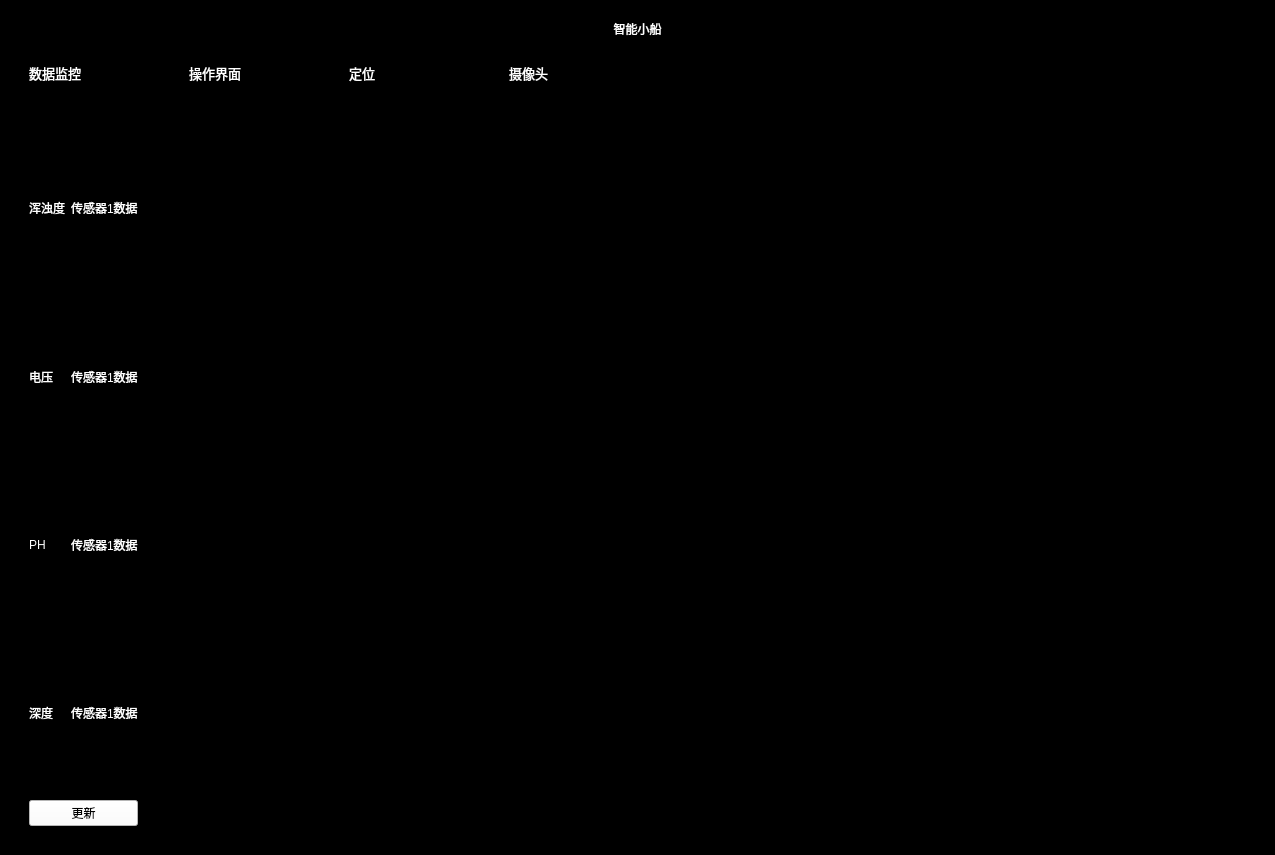
<?xml version="1.0" encoding="UTF-8"?>
<ui version="4.0">
 <class>Keyuan_Dream</class>
 <widget class="QWidget" name="Keyuan_Dream">
  <property name="geometry">
   <rect>
    <x>0</x>
    <y>0</y>
    <width>1275</width>
    <height>855</height>
   </rect>
  </property>
  <property name="windowTitle">
   <string>Form</string>
  </property>
  <property name="styleSheet">
   <string notr="true">background-color: rgb(0, 0, 0);</string>
  </property>
  <layout class="QGridLayout" name="gridLayout_3">
   <item row="0" column="0">
    <widget class="QWidget" name="widget" native="true">
     <property name="sizePolicy">
      <sizepolicy hsizetype="Expanding" vsizetype="Expanding">
       <horstretch>0</horstretch>
       <verstretch>1</verstretch>
      </sizepolicy>
     </property>
     <property name="styleSheet">
      <string notr="true">background-color: rgb(0, 0, 0);</string>
     </property>
     <layout class="QVBoxLayout" name="verticalLayout_2">
      <item>
       <layout class="QVBoxLayout" name="verticalLayout">
        <item>
         <widget class="QLabel" name="label">
          <property name="sizePolicy">
           <sizepolicy hsizetype="Expanding" vsizetype="Expanding">
            <horstretch>0</horstretch>
            <verstretch>0</verstretch>
           </sizepolicy>
          </property>
          <property name="styleSheet">
           <string notr="true">color: rgb(255, 255, 255);</string>
          </property>
          <property name="text">
           <string>智能小船</string>
          </property>
          <property name="alignment">
           <set>Qt::AlignCenter</set>
          </property>
         </widget>
        </item>
        <item>
         <widget class="QListWidget" name="listWidget_3">
          <property name="minimumSize">
           <size>
            <width>0</width>
            <height>50</height>
           </size>
          </property>
          <property name="maximumSize">
           <size>
            <width>16777215</width>
            <height>41</height>
           </size>
          </property>
          <property name="styleSheet">
           <string notr="true">QListWidget {  
 background-color: rgb(0, 0, 0);
 border: 1px solid; 
 font-family: Microsoft YaHei; 
 font-size: 10px;  
 color: rgb(255, 255, 255);
 flex-direction: row; 
 padding: 5px; } 
QListWidget::item { padding: 5px; width: 150px; height: 20px; } QListWidget::item:hover { 
 background-color: transparent;
 padding: 10px;
 border-bottom: 3px solid rgb(130, 130, 130);
 }</string>
          </property>
          <property name="flow">
           <enum>QListView::LeftToRight</enum>
          </property>
          <item>
           <property name="text">
            <string>数据监控</string>
           </property>
           <property name="font">
            <font>
             <pointsize>10</pointsize>
            </font>
           </property>
          </item>
          <item>
           <property name="text">
            <string>操作界面</string>
           </property>
           <property name="font">
            <font>
             <pointsize>10</pointsize>
            </font>
           </property>
          </item>
          <item>
           <property name="text">
            <string>定位</string>
           </property>
           <property name="font">
            <font>
             <pointsize>10</pointsize>
            </font>
           </property>
          </item>
          <item>
           <property name="text">
            <string>摄像头</string>
           </property>
           <property name="font">
            <font>
             <pointsize>10</pointsize>
            </font>
           </property>
          </item>
         </widget>
        </item>
       </layout>
      </item>
     </layout>
    </widget>
   </item>
   <item row="1" column="0">
    <widget class="QStackedWidget" name="stackedWidget">
     <property name="sizePolicy">
      <sizepolicy hsizetype="Preferred" vsizetype="Preferred">
       <horstretch>0</horstretch>
       <verstretch>10</verstretch>
      </sizepolicy>
     </property>
     <property name="styleSheet">
      <string notr="true">background-color: rgb(0, 0, 0);</string>
     </property>
     <property name="currentIndex">
      <number>0</number>
     </property>
     <widget class="QWidget" name="Monitoring_interface">
      <layout class="QVBoxLayout" name="verticalLayout_5">
       <item>
        <layout class="QHBoxLayout" name="horizontalLayout_2">
         <item>
          <widget class="QWidget" name="widget_2" native="true">
           <property name="styleSheet">
            <string notr="true">background-color: rgb(0, 0, 0);</string>
           </property>
           <layout class="QVBoxLayout" name="verticalLayout_4">
            <item>
             <layout class="QGridLayout" name="gridLayout">
              <item row="0" column="0">
               <widget class="QLabel" name="label_2">
                <property name="styleSheet">
                 <string notr="true">color: rgb(255, 255, 255);</string>
                </property>
                <property name="text">
                 <string>浑浊度</string>
                </property>
               </widget>
              </item>
              <item row="0" column="1">
               <widget class="QLabel" name="seror1_data">
                <property name="styleSheet">
                 <string notr="true">color: rgb(255, 255, 255);</string>
                </property>
                <property name="text">
                 <string>传感器1数据</string>
                </property>
               </widget>
              </item>
              <item row="1" column="0">
               <widget class="QLabel" name="label_3">
                <property name="styleSheet">
                 <string notr="true">color: rgb(255, 255, 255);</string>
                </property>
                <property name="text">
                 <string>电压</string>
                </property>
               </widget>
              </item>
              <item row="1" column="1">
               <widget class="QLabel" name="seror2_data">
                <property name="styleSheet">
                 <string notr="true">color: rgb(255, 255, 255);</string>
                </property>
                <property name="text">
                 <string>传感器1数据</string>
                </property>
               </widget>
              </item>
              <item row="2" column="0">
               <widget class="QLabel" name="label_4">
                <property name="styleSheet">
                 <string notr="true">color: rgb(255, 255, 255);</string>
                </property>
                <property name="text">
                 <string>PH</string>
                </property>
               </widget>
              </item>
              <item row="2" column="1">
               <widget class="QLabel" name="seror3_data">
                <property name="styleSheet">
                 <string notr="true">color: rgb(255, 255, 255);</string>
                </property>
                <property name="text">
                 <string>传感器1数据</string>
                </property>
               </widget>
              </item>
              <item row="3" column="0">
               <widget class="QLabel" name="label_5">
                <property name="styleSheet">
                 <string notr="true">color: rgb(255, 255, 255);</string>
                </property>
                <property name="text">
                 <string>深度</string>
                </property>
               </widget>
              </item>
              <item row="3" column="1">
               <widget class="QLabel" name="seror4_data">
                <property name="styleSheet">
                 <string notr="true">color: rgb(255, 255, 255);</string>
                </property>
                <property name="text">
                 <string>传感器1数据</string>
                </property>
               </widget>
              </item>
             </layout>
            </item>
            <item>
             <widget class="QPushButton" name="btn_start">
              <property name="styleSheet">
               <string notr="true">background-color: rgb(255, 255, 255);</string>
              </property>
              <property name="text">
               <string>更新</string>
              </property>
             </widget>
            </item>
           </layout>
          </widget>
         </item>
         <item>
          <widget class="QChartView" name="plot_view">
           <property name="styleSheet">
            <string notr="true">background-color: rgb(0, 0, 0);</string>
           </property>
          </widget>
         </item>
        </layout>
       </item>
      </layout>
     </widget>
     <widget class="QWidget" name="Main_interface">
      <layout class="QGridLayout" name="gridLayout_2">
       <item row="0" column="4">
        <widget class="QPushButton" name="pushButton_8">
         <property name="sizePolicy">
          <sizepolicy hsizetype="Expanding" vsizetype="Expanding">
           <horstretch>0</horstretch>
           <verstretch>0</verstretch>
          </sizepolicy>
         </property>
         <property name="minimumSize">
          <size>
           <width>100</width>
           <height>100</height>
          </size>
         </property>
         <property name="maximumSize">
          <size>
           <width>100</width>
           <height>100</height>
          </size>
         </property>
         <property name="styleSheet">
          <string notr="true">background-color: rgb(170, 170, 255);
color: rgb(255,255,255);  
border-radius: 30px;  border: 2px groove gray;
font: 9pt &quot;AcadEref&quot;;
border-style: outset;</string>
         </property>
         <property name="text">
          <string>中速</string>
         </property>
        </widget>
       </item>
       <item row="0" column="6">
        <widget class="QPushButton" name="pushButton_17">
         <property name="minimumSize">
          <size>
           <width>100</width>
           <height>100</height>
          </size>
         </property>
         <property name="maximumSize">
          <size>
           <width>100</width>
           <height>100</height>
          </size>
         </property>
         <property name="styleSheet">
          <string notr="true">background-color: rgb(170, 170, 255);
color: rgb(255,255,255);  
border-radius: 30px;  border: 2px groove gray;
font: 9pt &quot;AcadEref&quot;;
border-style: outset;</string>
         </property>
         <property name="text">
          <string>定点</string>
         </property>
        </widget>
       </item>
       <item row="0" column="0">
        <widget class="QPushButton" name="pushButton_16">
         <property name="minimumSize">
          <size>
           <width>100</width>
           <height>100</height>
          </size>
         </property>
         <property name="maximumSize">
          <size>
           <width>100</width>
           <height>100</height>
          </size>
         </property>
         <property name="styleSheet">
          <string notr="true">background-color: rgb(170, 170, 255);
color: rgb(255,255,255);  
border-radius: 30px;  border: 2px groove gray;
font: 9pt &quot;AcadEref&quot;;
border-style: outset;</string>
         </property>
         <property name="text">
          <string>自动</string>
         </property>
        </widget>
       </item>
       <item row="0" column="7">
        <widget class="QPushButton" name="pushButton_18">
         <property name="minimumSize">
          <size>
           <width>100</width>
           <height>100</height>
          </size>
         </property>
         <property name="maximumSize">
          <size>
           <width>100</width>
           <height>100</height>
          </size>
         </property>
         <property name="styleSheet">
          <string notr="true">background-color: rgb(170, 170, 255);
color: rgb(255,255,255);  
border-radius: 30px;  border: 2px groove gray;
font: 9pt &quot;AcadEref&quot;;
border-style: outset;</string>
         </property>
         <property name="text">
          <string>停止</string>
         </property>
        </widget>
       </item>
       <item row="0" column="2">
        <widget class="QPushButton" name="pushButton_10">
         <property name="minimumSize">
          <size>
           <width>100</width>
           <height>100</height>
          </size>
         </property>
         <property name="maximumSize">
          <size>
           <width>100</width>
           <height>100</height>
          </size>
         </property>
         <property name="styleSheet">
          <string notr="true">background-color: rgb(170, 170, 255);
color: rgb(255,255,255);  
border-radius: 30px;  border: 2px groove gray;
font: 9pt &quot;AcadEref&quot;;
border-style: outset;</string>
         </property>
         <property name="text">
          <string>低速</string>
         </property>
        </widget>
       </item>
       <item row="0" column="8">
        <widget class="QPushButton" name="pushButton_19">
         <property name="minimumSize">
          <size>
           <width>100</width>
           <height>100</height>
          </size>
         </property>
         <property name="maximumSize">
          <size>
           <width>100</width>
           <height>100</height>
          </size>
         </property>
         <property name="styleSheet">
          <string notr="true">background-color: rgb(170, 170, 255);
color: rgb(255,255,255);  
border-radius: 30px;  border: 2px groove gray;
font: 9pt &quot;AcadEref&quot;;
border-style: outset;</string>
         </property>
         <property name="text">
          <string>急停</string>
         </property>
        </widget>
       </item>
       <item row="0" column="1">
        <widget class="QPushButton" name="pushButton_15">
         <property name="minimumSize">
          <size>
           <width>100</width>
           <height>100</height>
          </size>
         </property>
         <property name="maximumSize">
          <size>
           <width>100</width>
           <height>100</height>
          </size>
         </property>
         <property name="styleSheet">
          <string notr="true">background-color: rgb(170, 170, 255);
color: rgb(255,255,255);  
border-radius: 30px;  border: 2px groove gray;
font: 9pt &quot;AcadEref&quot;;
border-style: outset;</string>
         </property>
         <property name="text">
          <string>手动</string>
         </property>
        </widget>
       </item>
       <item row="0" column="5">
        <widget class="QPushButton" name="pushButton_11">
         <property name="minimumSize">
          <size>
           <width>100</width>
           <height>100</height>
          </size>
         </property>
         <property name="maximumSize">
          <size>
           <width>100</width>
           <height>100</height>
          </size>
         </property>
         <property name="styleSheet">
          <string notr="true">background-color: rgb(170, 170, 255);
color: rgb(255,255,255);  
border-radius: 30px;  border: 2px groove gray;
font: 9pt &quot;AcadEref&quot;;
border-style: outset;</string>
         </property>
         <property name="text">
          <string>高速</string>
         </property>
        </widget>
       </item>
       <item row="1" column="6">
        <widget class="QPushButton" name="pushButton_9">
         <property name="minimumSize">
          <size>
           <width>80</width>
           <height>80</height>
          </size>
         </property>
         <property name="maximumSize">
          <size>
           <width>80</width>
           <height>80</height>
          </size>
         </property>
         <property name="styleSheet">
          <string notr="true">background-color: rgb(170, 170, 255);
color: rgb(255,255,255);  
border-radius: 30px;  border: 2px groove gray;
font: 9pt &quot;AcadEref&quot;;
border-style: outset;</string>
         </property>
         <property name="text">
          <string>右转</string>
         </property>
        </widget>
       </item>
       <item row="1" column="5">
        <widget class="QPushButton" name="pushButton_14">
         <property name="minimumSize">
          <size>
           <width>70</width>
           <height>70</height>
          </size>
         </property>
         <property name="maximumSize">
          <size>
           <width>70</width>
           <height>70</height>
          </size>
         </property>
         <property name="styleSheet">
          <string notr="true">background-color: rgb(170, 170, 255);
color: rgb(255,255,255);  
border-radius: 30px;  border: 2px groove gray;
font: 9pt &quot;AcadEref&quot;;
border-style: outset;</string>
         </property>
         <property name="text">
          <string>开始</string>
         </property>
        </widget>
       </item>
       <item row="1" column="4">
        <widget class="QPushButton" name="pushButton_7">
         <property name="minimumSize">
          <size>
           <width>80</width>
           <height>80</height>
          </size>
         </property>
         <property name="maximumSize">
          <size>
           <width>80</width>
           <height>80</height>
          </size>
         </property>
         <property name="styleSheet">
          <string notr="true">background-color: rgb(170, 170, 255);
color: rgb(255,255,255);  
border-radius: 30px;  border: 2px groove gray;
font: 9pt &quot;AcadEref&quot;;
border-style: outset;</string>
         </property>
         <property name="text">
          <string>左转</string>
         </property>
        </widget>
       </item>
       <item row="2" column="5">
        <widget class="QPushButton" name="pushButton_12">
         <property name="minimumSize">
          <size>
           <width>80</width>
           <height>80</height>
          </size>
         </property>
         <property name="maximumSize">
          <size>
           <width>80</width>
           <height>80</height>
          </size>
         </property>
         <property name="styleSheet">
          <string notr="true">background-color: rgb(170, 170, 255);
color: rgb(255,255,255);  
border-radius: 30px;  border: 2px groove gray;
font: 9pt &quot;AcadEref&quot;;
border-style: outset;</string>
         </property>
         <property name="text">
          <string>后退</string>
         </property>
        </widget>
       </item>
      </layout>
     </widget>
     <widget class="QWidget" name="dingwei">
      <layout class="QGridLayout" name="gridLayout_4">
       <item row="0" column="0">
        <widget class="QWidget" name="dingwei1" native="true"/>
       </item>
      </layout>
     </widget>
    </widget>
   </item>
  </layout>
 </widget>
 <customwidgets>
  <customwidget>
   <class>QChartView</class>
   <extends>QGraphicsView</extends>
   <header>PyQt5.QtChart</header>
  </customwidget>
 </customwidgets>
 <resources/>
 <connections>
  <connection>
   <sender>btn_start</sender>
   <signal>clicked()</signal>
   <receiver>Keyuan_Dream</receiver>
   <slot>gengxin()</slot>
   <hints>
    <hint type="sourcelabel">
     <x>151</x>
     <y>776</y>
    </hint>
    <hint type="destinationlabel">
     <x>39</x>
     <y>819</y>
    </hint>
   </hints>
  </connection>
  <connection>
   <sender>pushButton_16</sender>
   <signal>clicked()</signal>
   <receiver>Keyuan_Dream</receiver>
   <slot>zidong()</slot>
   <hints>
    <hint type="sourcelabel">
     <x>153</x>
     <y>238</y>
    </hint>
    <hint type="destinationlabel">
     <x>6</x>
     <y>409</y>
    </hint>
   </hints>
  </connection>
  <connection>
   <sender>pushButton_15</sender>
   <signal>clicked()</signal>
   <receiver>Keyuan_Dream</receiver>
   <slot>shoudong()</slot>
   <hints>
    <hint type="sourcelabel">
     <x>305</x>
     <y>260</y>
    </hint>
    <hint type="destinationlabel">
     <x>5</x>
     <y>454</y>
    </hint>
   </hints>
  </connection>
  <connection>
   <sender>pushButton_10</sender>
   <signal>clicked()</signal>
   <receiver>Keyuan_Dream</receiver>
   <slot>disu()</slot>
   <hints>
    <hint type="sourcelabel">
     <x>447</x>
     <y>279</y>
    </hint>
    <hint type="destinationlabel">
     <x>8</x>
     <y>493</y>
    </hint>
   </hints>
  </connection>
  <connection>
   <sender>pushButton_8</sender>
   <signal>clicked()</signal>
   <receiver>Keyuan_Dream</receiver>
   <slot>zhongsu()</slot>
   <hints>
    <hint type="sourcelabel">
     <x>555</x>
     <y>270</y>
    </hint>
    <hint type="destinationlabel">
     <x>10</x>
     <y>543</y>
    </hint>
   </hints>
  </connection>
  <connection>
   <sender>pushButton_11</sender>
   <signal>clicked()</signal>
   <receiver>Keyuan_Dream</receiver>
   <slot>gaosu()</slot>
   <hints>
    <hint type="sourcelabel">
     <x>721</x>
     <y>267</y>
    </hint>
    <hint type="destinationlabel">
     <x>5</x>
     <y>581</y>
    </hint>
   </hints>
  </connection>
  <connection>
   <sender>pushButton_7</sender>
   <signal>clicked()</signal>
   <receiver>Keyuan_Dream</receiver>
   <slot>zuozhuan()</slot>
   <hints>
    <hint type="sourcelabel">
     <x>559</x>
     <y>495</y>
    </hint>
    <hint type="destinationlabel">
     <x>6</x>
     <y>645</y>
    </hint>
   </hints>
  </connection>
  <connection>
   <sender>pushButton_14</sender>
   <signal>clicked()</signal>
   <receiver>Keyuan_Dream</receiver>
   <slot>kaishi()</slot>
   <hints>
    <hint type="sourcelabel">
     <x>706</x>
     <y>488</y>
    </hint>
    <hint type="destinationlabel">
     <x>7</x>
     <y>680</y>
    </hint>
   </hints>
  </connection>
  <connection>
   <sender>pushButton_9</sender>
   <signal>clicked()</signal>
   <receiver>Keyuan_Dream</receiver>
   <slot>youzhuan()</slot>
   <hints>
    <hint type="sourcelabel">
     <x>867</x>
     <y>497</y>
    </hint>
    <hint type="destinationlabel">
     <x>7</x>
     <y>712</y>
    </hint>
   </hints>
  </connection>
  <connection>
   <sender>pushButton_12</sender>
   <signal>clicked()</signal>
   <receiver>Keyuan_Dream</receiver>
   <slot>houtui()</slot>
   <hints>
    <hint type="sourcelabel">
     <x>727</x>
     <y>682</y>
    </hint>
    <hint type="destinationlabel">
     <x>10</x>
     <y>747</y>
    </hint>
   </hints>
  </connection>
  <connection>
   <sender>listWidget_3</sender>
   <signal>itemClicked(QListWidgetItem*)</signal>
   <receiver>Keyuan_Dream</receiver>
   <slot>changePage()</slot>
   <hints>
    <hint type="sourcelabel">
     <x>128</x>
     <y>85</y>
    </hint>
    <hint type="destinationlabel">
     <x>2</x>
     <y>107</y>
    </hint>
   </hints>
  </connection>
  <connection>
   <sender>pushButton_17</sender>
   <signal>clicked()</signal>
   <receiver>Keyuan_Dream</receiver>
   <slot>dingdian()</slot>
   <hints>
    <hint type="sourcelabel">
     <x>864</x>
     <y>275</y>
    </hint>
    <hint type="destinationlabel">
     <x>3</x>
     <y>775</y>
    </hint>
   </hints>
  </connection>
  <connection>
   <sender>pushButton_18</sender>
   <signal>clicked()</signal>
   <receiver>Keyuan_Dream</receiver>
   <slot>tingzhi()</slot>
   <hints>
    <hint type="sourcelabel">
     <x>1000</x>
     <y>268</y>
    </hint>
    <hint type="destinationlabel">
     <x>7</x>
     <y>805</y>
    </hint>
   </hints>
  </connection>
  <connection>
   <sender>pushButton_19</sender>
   <signal>clicked()</signal>
   <receiver>Keyuan_Dream</receiver>
   <slot>jiting()</slot>
   <hints>
    <hint type="sourcelabel">
     <x>1179</x>
     <y>243</y>
    </hint>
    <hint type="destinationlabel">
     <x>1298</x>
     <y>435</y>
    </hint>
   </hints>
  </connection>
 </connections>
 <slots>
  <slot>gengxin()</slot>
  <slot>zidong()</slot>
  <slot>shoudong()</slot>
  <slot>disu()</slot>
  <slot>zhongsu()</slot>
  <slot>gaosu()</slot>
  <slot>qianjin()</slot>
  <slot>zuozhuan()</slot>
  <slot>kaishi()</slot>
  <slot>youzhuan()</slot>
  <slot>houtui()</slot>
  <slot>changePage()</slot>
  <slot>dingdian()</slot>
  <slot>tingzhi()</slot>
  <slot>jiting()</slot>
 </slots>
</ui>
